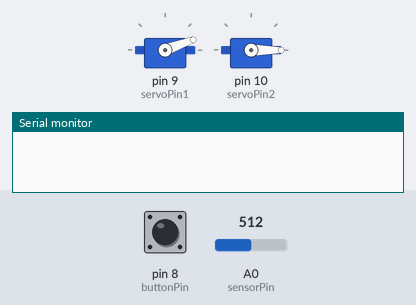
Simulated run of this sketch. Board: Arduino Uno, built with avr-gcc and run on an emulated ATmega328P. Shown: 2 × servo, the last lines printed to the serial monitor. Inputs (shaded band) come from the test bench; at power-on: pin 8 (buttonPin) LOW, A0 (sensorPin) = 512.

Above: at 1.2 s.
1.3 s: pin 8 (buttonPin) pulled HIGH for 0.15 s
At 3.81 s:
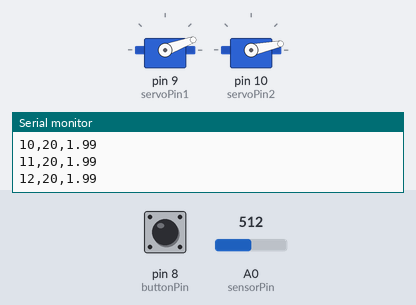
4.4 s: A0 (sensorPin) set to 0
At 6.22 s:
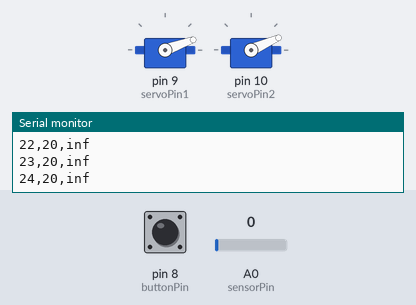
Timing chart, 0 to 16.4 s (numbered marks = the images above; inputs shaded):
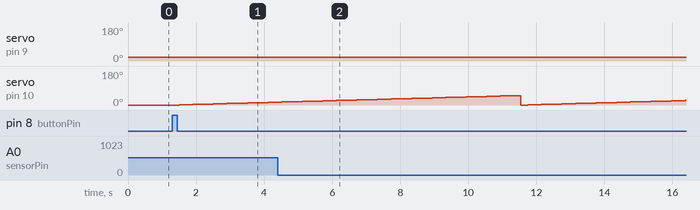

The sketch:

main.ino
```cpp
/*  PIE Mini Project 2: 3D Scanner
 *  Olivia Chang, Lili Baker, Tara Lee
 *  9/29/22
*/

/* LIBRARIES */
#include <Servo.h>

/* DEFINITIONS */
Servo servoV; // vertical servo = up and down
Servo servoH; // horizontal servo = left and right

/* Constants */
const int SERVO_UNIT_OF_DISTANCE = 1; // size of each servo movement interval

// Time in between servo pan movements
const int PAN_DELAY = 200;

// Servos can be programmed from 0 to 180
// Set minimum/maximum bounds for sensor scanning
const int SERVO_MAX_V = 60;
const int SERVO_MIN_V = 20;
const int SERVO_MAX_H = 50;
const int SERVO_MIN_H = 0;

// Initial servo positions
int servoV_pos = SERVO_MIN_V;
int servoH_pos = SERVO_MIN_H;

// pin definitions
const int sensorPin = A0;
const int servoPin1 = 9;
const int servoPin2 = 10;
const int buttonPin = 8;

// Track last button state (for detecting button press)
int lastButtonState = 0;
long lastInterruptTime = 0; // define last interrupt time for debouncing


void setup() {
  // Set up serial
  Serial.begin(9600);

  // Set up servos
  servoV.attach(servoPin1);
  servoH.attach(servoPin2);

  // Set up button pin
  pinMode(buttonPin, INPUT);

  // Reset servo position to initial position
  resetServos();
}

void loop() {
  // detect button press + debounce
  int currentButtonState = digitalRead(buttonPin);
  // if button is now pressed and wasn't before
  if (lastButtonState == 0 && currentButtonState == 1) {
    // get time of current interrupt
    long interruptTime = millis();

    // if time since last interrupt is greater than arbitrary threshold
    // then button was pressed and begin scan
    if (interruptTime - lastInterruptTime >  200) {
      startScan();
    }

    // set last interrupt time
    lastInterruptTime = interruptTime;
  }
  lastButtonState = currentButtonState; // set last button state to compare
}

void startScan() {
  resetServos();

  // pan vertical servo starting from minimum position, incrementing by given unit until hit max position
  for (servoV_pos = SERVO_MIN_V; servoV_pos <= SERVO_MAX_V; servoV_pos = servoV_pos + SERVO_UNIT_OF_DISTANCE) {
    // in each vertical servo value, pan servo left to right starting from min position and incrementing until hit max position
    for (servoH_pos = SERVO_MIN_H; servoH_pos <= SERVO_MAX_H; servoH_pos = servoH_pos + SERVO_UNIT_OF_DISTANCE) {
      // update servo position
      writeToServos();
      // get current sensor value
      scanOnce();
      // wait PAN_DELAY ms
      delay(PAN_DELAY);
    }
  }
}

// Set current servo position based on global servo v/h position variables
void writeToServos() {
  servoV.write(servoV_pos);
  servoH.write(servoH_pos);
}

// Reset servos to initial position
void resetServos() {
  servoV_pos = SERVO_MIN_V;
  servoH_pos = SERVO_MIN_H;
  writeToServos();
}

void scanOnce(){
  // read from sensor pin
  float rawDistance = analogRead(sensorPin);
  // convert sensor value to distance (in cm) according to calibration curve
  float convertedDistance = 29.988 * pow(rawDistance, -1.173) * 100;
  // print to serial, to be read from matlab
  Serial.print(servoH_pos);
  Serial.print(",");
  Serial.print(servoV_pos);
  Serial.print(",");
  Serial.println(convertedDistance);
}
```

Measured:
- after the input at 1.3 s, servo on pin 10 (servoPin2): moves from 0° to 15° over 2.8 s, starting after 0.20 s
